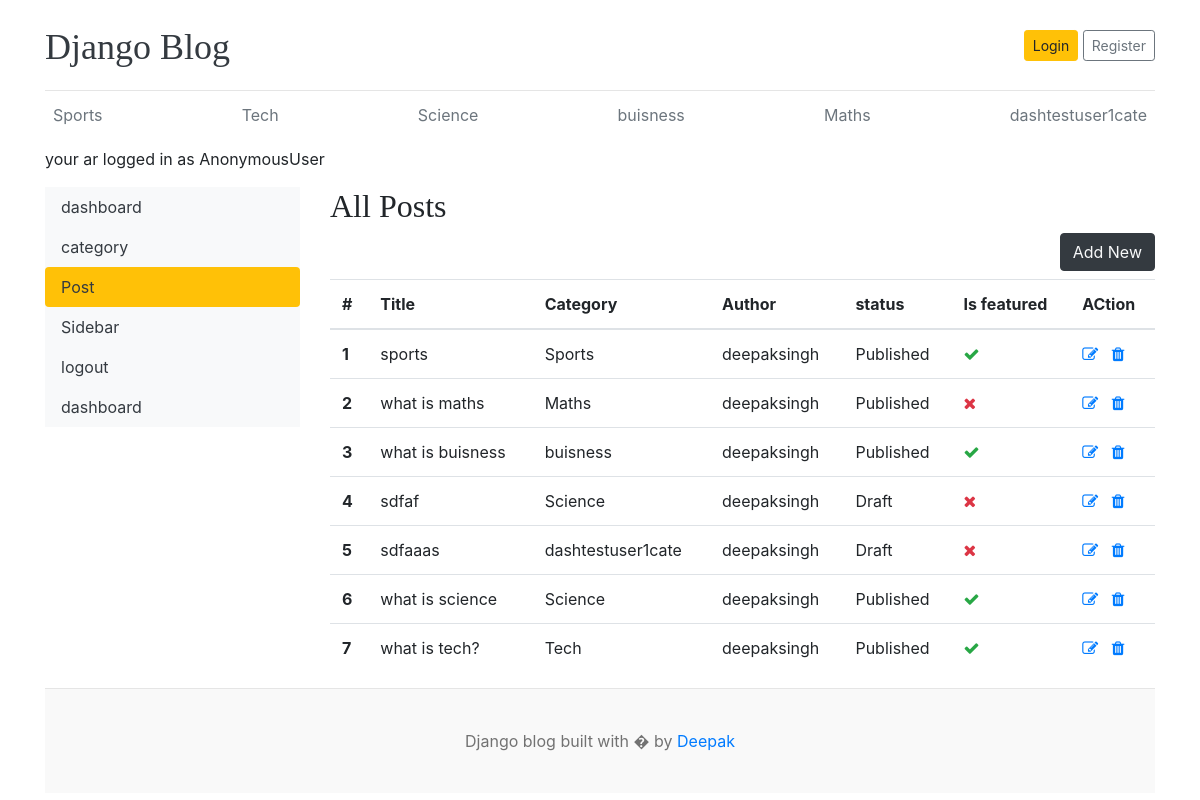
The app's page /dashboard/posts/ with its own data.
### blog/models.py (models this page shows, shortened)
class Category(models.Model):
    category_name=models.CharField(max_length=255,unique=True)
    created_at=models.DateTimeField(auto_now_add=True)
    updated_at=models.DateTimeField(auto_now=True)
    class Meta:
        verbose_name_plural='categories'
    def __str__(self):
        return self.category_name

class Blog(models.Model):
    title=models.CharField(max_length=255)
    slug=models.SlugField(max_length=500,unique=True)
    category=models.ForeignKey(Category,on_delete=models.CASCADE)
    author=models.ForeignKey(User,on_delete=models.CASCADE)
    featured_image=models.ImageField(upload_to='uploads/%Y/%m/%d/',blank=True)
    excerpt=models.TextField(max_length=255)
    content=models.TextField(max_length=2000)
    status=models.CharField(max_length=20,choices=STATUS_CHOICES,default='Draft')
    IS_FEATURED=models.BooleanField(default=False)
    created_at=models.DateTimeField(auto_now_add=True)
    updated_at=models.DateTimeField(auto_now=True)

### dashboard/views.py (the view)
# urls.py: path('posts/',views.posts,name='posts'),
def posts(request):
    posts=Blog.objects.all()
    context={
        'posts':posts,
    }
    return render(request, 'dashboardx/posts.html',context)

### blog/context_processors.py (called while the page is built)
def get_Categories(request):
    categories=Category.objects.all()
    return {'categories':categories}

def get_sociallinks(request):
    sociallinks=sociallink.objects.all()
    return {'sociallinks':sociallinks}

### templates/dashboardx/posts.html (shortened to what this page needs)
{% extends 'base.html' %}
{% block content %}
<p>your ar logged in as {{user}}</p>
<div class="row">
{% include 'dashboardx/sidebar.html' %}
 <div class="col-md-9">
    <table class="table table-hover">
        <h2> All Posts</h2>
        <a href="{% url 'add_post' %}" class="btn btn-dark text-light  float-right mb-2">Add New</a>
        <thead>
          <tr>
            <th scope="col">#</th>
            <th scope="col">Title</th>
            <th scope="col">Category</th>
            <th scope="col">Author</th>
            <th scope="col">status</th>
            <th scope="col">Is featured</th>
            <th scope="col">ACtion</th>
          </tr>
        </thead>
        <tbody>
            {% for post in posts %}
          <tr>
            <th scope="row">{{ forloop.counter }}</th>
            <td>{{post.title}}</td>
            <td>{{post.category}}</td>
            <td>{{post.author}}</td>
            <td>{{post.status}}</td>
            <td>{% if post.IS_FEATURED %} <i class="fa fa-check text-success"></i> {% else %} <i class="fa fa-times text-danger"></i> {% endif %}</td>
            <td>
                <a href="{% url 'edit_post' post.id %}"><i class="fa fa-edit"></i></a>
                <a href="{% url 'delete_post' post.id %}"><i class="fa fa-trash"></i></a>
            </td>
          </tr>
          {% endfor %}
        </tbody>
      </table>
 </div>
</div>
{% endblock %}

### templates/base.html (shortened to what this page needs)
{% load static %}
<!DOCTYPE html>
<html lang="en">
<head>
    <link href="https://getbootstrap.com/docs/4.0/dist/css/bootstrap.min.css" rel="stylesheet">
    <link href="{% static 'css/blog.css' %}" rel="stylesheet">
    <link rel="stylesheet" href="https://cdnjs.cloudflare.com/ajax/libs/font-awesome/4.7.0/css/font-awesome.min.css">
  </head>
<body>
    <div class="container">
      <header class="blog-header py-3">
        <div class="row flex-nowrap justify-content-between align-items-center">
          <div class="col-8 pt-1">
            <a class="blog-header-logo text-dark" href="/">Django Blog</a>
          </div>
          <div class="col-4 d-flex justify-content-end align-items-center">
            {% if not user.is_authenticated %}
            <a class="btn btn-sm btn-warning" href="{% url 'login' %}">Login</a> &nbsp;
            <a class="btn btn-sm btn-outline-secondary" href="{% url 'register' %}">Register</a>
            {% else %}
              <span><a href="{% url 'dashboard' %}">dashboard</a> </span>
              <span><a href="{% url 'logout' %}"> Logout </a></span>
            {% endif %}
          </div>
        </div>
      </header>
      <div class="nav-scroller py-1 mb-2">
        <nav class="nav d-flex justify-content-between">
          {% for category in categories %}
          <a class="p-2 text-muted" href="{% url 'posts_by_category' category.id %}">{{category.category_name}}</a>
          {% endfor %}
        </nav>
      </div>
{% block content %}
{% endblock %}
<footer class="blog-footer">
    <p>Django blog built with � by <a href="#">Deepak</a></p>
  </footer>
  </body>
  </html>

### blog_main/static/css/blog.css (style rules this page uses)
.blog-header { border-bottom: 1px solid #e5e5e5; }
.blog-header-logo { font-family: "Playfair Display", Georgia, "Times New Roman", serif; font-size: 2.25rem; }
h1, h2, h3, h4, h5, h6 { font-family: "Playfair Display", Georgia, "Times New Roman", serif; }
.blog-footer { padding: 2.5rem 0; color: #727272; text-align: center; background-color: #f9f9f9; border-top: .05rem solid #e5e5e5; }
.blog-footer p:last-child { margin-bottom: 0; }

### records on screen
Category: category_name "Sports"
Category: category_name "Tech"
Category: category_name "Science"
Category: category_name "buisness"
Category: category_name "Maths"
Category: category_name "dashtestuser1cate"
Blog: title "sports", category "Sports", author "deepaksingh", status "Published", IS_FEATURED True (drawn)
Blog: title "what is maths", category "Maths", author "deepaksingh", status "Published", IS_FEATURED False (drawn)
Blog: title "what is buisness", category "buisness", author "deepaksingh", status "Published", IS_FEATURED True (drawn)
Blog: title "sdfaf", category "Science", author "deepaksingh", status "Draft", IS_FEATURED False (drawn)
Blog: title "sdfaaas", category "dashtestuser1cate", author "deepaksingh", status "Draft", IS_FEATURED False (drawn)
Blog: title "what is science", category "Science", author "deepaksingh", status "Published", IS_FEATURED True (drawn)
Blog: title "what is tech?", category "Tech", author "deepaksingh", status "Published", IS_FEATURED True (drawn)

### other values on screen
{{ user }} "AnonymousUser"
